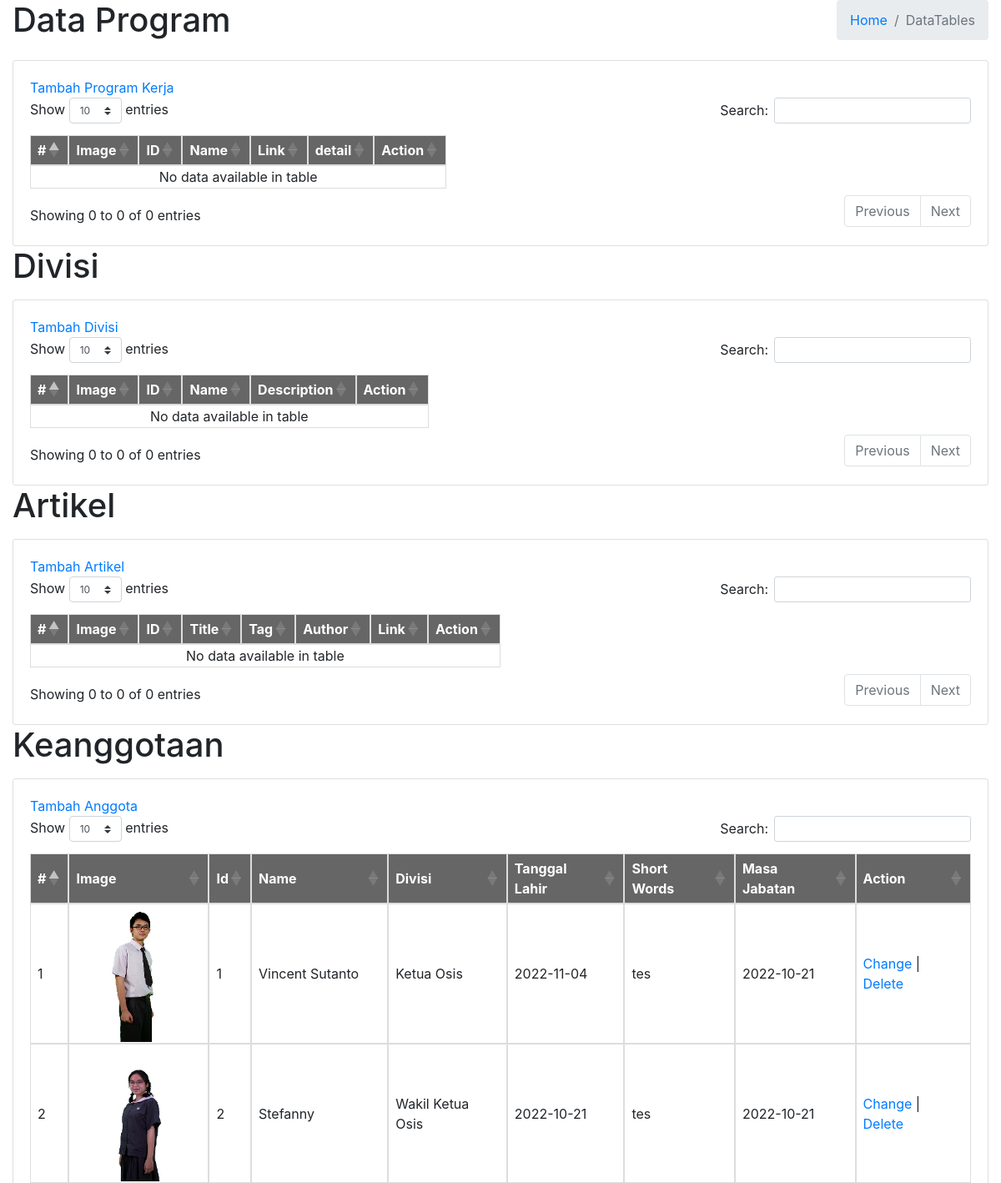
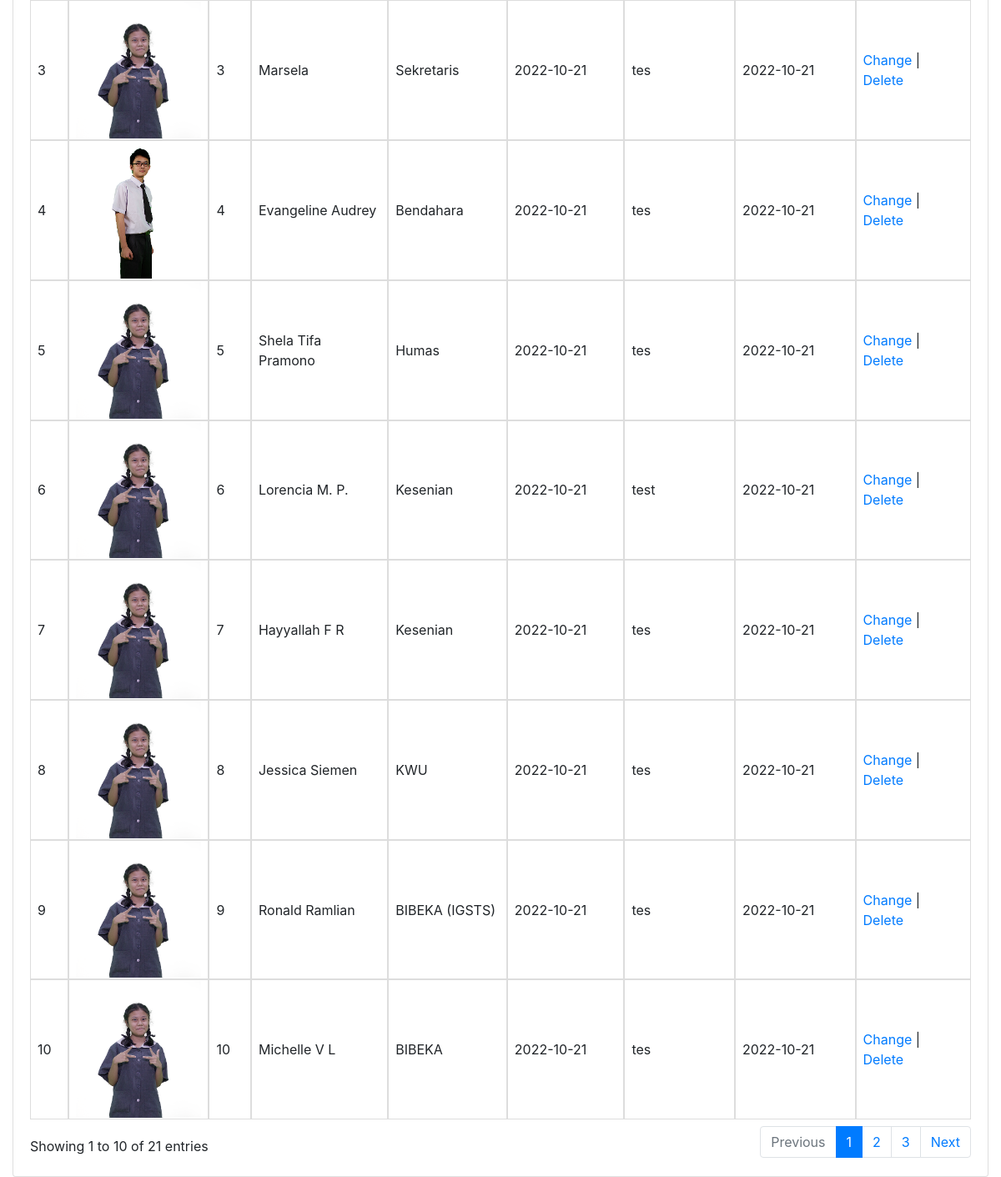
The app's page /bersamabangunosis/admin/index.php (signed in) with its own data (2 pictures, top to bottom).
### tables this page shows
CREATE TABLE `anggota` (
  `id` int(11) NOT NULL,
  `name` varchar(30) NOT NULL,
  `divisi` varchar(30) NOT NULL,
  `dob` date NOT NULL,
  `words` varchar(100) NOT NULL,
  `akhirjabatan` date DEFAULT NULL,
  `image` varchar(100) NOT NULL
);

### bersamabangunosis/admin/functions.php (called while the page is built, shortened)
<?php
$conn = mysqli_connect("localhost","root","","oska");
function query($query){
    global $conn;
    $result = mysqli_query($conn,$query);
    $rows=[];
    while ($row= mysqli_fetch_assoc($result)){
        $rows[]=$row;
    }
    return $rows;
}
?>

### bersamabangunosis/admin/index.php (the view, shortened to what this page needs)
<?php
require 'functions.php';
?>
<!DOCTYPE html>
<html lang="en">
<head>
    <link rel="stylesheet" href="https://cdnjs.cloudflare.com/ajax/libs/twitter-bootstrap/4.1.3/css/bootstrap.css" />
    <link rel="stylesheet" href="https://cdn.datatables.net/1.10.19/css/dataTables.bootstrap4.min.css" />
</head>
<body>
<div class="wrapper">
    <section class="content-header">
      <div class="container-fluid">
        <div class="row mb-2">
          <div class="col-sm-6">
            <h1>Data Program</h1>
          </div>
          <div class="col-sm-6">
            <ol class="breadcrumb float-sm-right">
              <li class="breadcrumb-item"><a href="#">Home</a></li>
              <li class="breadcrumb-item active">DataTables</li>
            </ol>
          </div>
        </div>
      </div>
    </section>
    <section class="content">
      <div class="container-fluid">
        <div class="row">
          <div class="col-12">
            <div class="card">
              <div class="card-body">
<a href="addprogram.php">Tambah Program Kerja</a>
                <table id="tabel-data-two">
                    <thead>
                        <tr>
                            <th>#</th>
                            <th>Image</th>
                            <th>ID</th>
                            <th>Name</th>
                            <th>Link</th>
                            <th>detail</th>
                            <th>Action</th>
                        </tr>
                    </thead>
                    <tbody>
                    </tbody>
                </table>
                </div>
            </div>
          </div>
        </div>
      </div>
    </section>
    <section class="content-header">
      <div class="container-fluid">
        <div class="row mb-2">
          <div class="col-sm-6">
            <h1>Divisi</h1>
          </div>
        </div>
      </div>
    </section>
    <section class="content">
      <div class="container-fluid">
        <div class="row">
          <div class="col-12">
            <div class="card">
              <div class="card-body">
              <a href="adddivisi.php">Tambah Divisi</a>
              <table id="tabel-data-three">
                    <thead>
                        <tr>
                            <th>#</th>
                            <th>Image</th>
                            <th>ID</th>
                            <th>Name</th>
                            <th>Description</th>
                            <th>Action</th>
                        </tr>
                    </thead>
                    <tbody>
                    </tbody>
                </table>
                </div>
            </div>
          </div>
        </div>
      </div>
    </section>
    <section class="content-header">
      <div class="container-fluid">
        <div class="row mb-2">
          <div class="col-sm-6">
            <h1>Artikel</h1>
          </div>
        </div>
      </div>
    </section>
    <section class="content">
      <div class="container-fluid">
        <div class="row">
          <div class="col-12">
            <div class="card">
              <div class="card-body">
              <a href="addnews.php">Tambah Artikel</a>
              <table id="tabel-data-five">
                    <thead>
                        <tr>
                            <th>#</th>
                            <th>Image</th>
                            <th>ID</th>
                            <th>Title</th>
                            <th>Tag</th>
                            <th>Author</th>
                            <th>Link</th>
                            <th>Action</th>
                        </tr>
                    </thead>
                    <tbody>
                    </tbody>
                </table>
                </div>
            </div>
          </div>
        </div>
      </div>
    </section>
    <section class="content-header">
      <div class="container-fluid">
        <div class="row mb-2">
          <div class="col-sm-6">
            <h1>Keanggotaan</h1>
          </div>
        </div>
      </div>
    </section>
    <section class="content">
      <div class="container-fluid">
        <div class="row">
          <div class="col-12">
            <div class="card">
              <div class="card-body">
              <a href="addmembers.php">Tambah Anggota</a>
                <table id="tabel-data-six">
                    <thead>
                        <tr>
                            <th>#</th>
                            <th>Image</th>
                            <th>Id</th>
                            <th>Name</th>
                            <th>Divisi</th>
                            <th>Tanggal Lahir</th>
                            <th>Short Words</th>
                            <th>Masa Jabatan</th>
                            <th>Action</th>
                        </tr>
                    </thead>
                    <tbody>
                    <?php
                        $datas = query("select * from anggota");
                        $i=1;
                        foreach($datas as $data)
                        {
                            echo "<tr>
                            <td>".$i."</td>
                            <td> <img src='images/".$data['image']."' width='150'></td>
                            <td>".$data['id']."</td>
                            <td>".$data['name']."</td>
                            <td>".$data['divisi']."</td>
                            <td>".$data['dob']."</td>
                            <td>".$data['words']."</td>
                            <td>".$data['akhirjabatan']."</td>".
                            '<td>'.'<a href="editmembers.php?id='.$data['id'].'">'.'Change </a>'.'|'.
                                  '<a href="deletemembers.php?id='.$data['id'].'">'.' Delete</a></td>'.
                            "</tr>";
                            $i++;
                        }
                    ?>
                    </tbody>
                </table>
                </div>
            </div>
          </div>
        </div>
      </div>
    </section>
  </div>
</body>
</html>

### bersamabangunosis/admin/index.php (style rules this page uses)
td, th { border: 1px solid #ddd; padding-right: 8px; padding-left: 8px; }
tr:nth-child(even) { background-color: #f2f2f2; }
th { padding-bottom: 5px; padding-top: 5px; text-align: left; background-color: rgba(64, 64, 64, 0.8); color: white; }

### records on screen
anggota: image (picture), id "1", name "Vincent Sutanto", divisi "Ketua Osis", dob "2022-11-04", words "tes", akhirjabatan "2022-10-21"
anggota: image (picture), id "2", name "Stefanny", divisi "Wakil Ketua Osis", dob "2022-10-21", words "tes", akhirjabatan "2022-10-21"
anggota: image (picture), id "3", name "Marsela", divisi "Sekretaris", dob "2022-10-21", words "tes", akhirjabatan "2022-10-21"
anggota: image (picture), id "4", name "Evangeline Audrey", divisi "Bendahara", dob "2022-10-21", words "tes", akhirjabatan "2022-10-21"
anggota: image (picture), id "5", name "Shela Tifa Pramono", divisi "Humas", dob "2022-10-21", words "tes", akhirjabatan "2022-10-21"
anggota: image (picture), id "6", name "Lorencia M. P.", divisi "Kesenian", dob "2022-10-21", words "test", akhirjabatan "2022-10-21"
anggota: image (picture), id "7", name "Hayyallah F R", divisi "Kesenian", dob "2022-10-21", words "tes", akhirjabatan "2022-10-21"
anggota: image (picture), id "8", name "Jessica Siemen", divisi "KWU", dob "2022-10-21", words "tes", akhirjabatan "2022-10-21"
anggota: image (picture), id "9", name "Ronald Ramlian", divisi "BIBEKA (IGSTS)", dob "2022-10-21", words "tes", akhirjabatan "2022-10-21"
anggota: image (picture), id "10", name "Michelle V L", divisi "BIBEKA", dob "2022-10-21", words "tes", akhirjabatan "2022-10-21"
